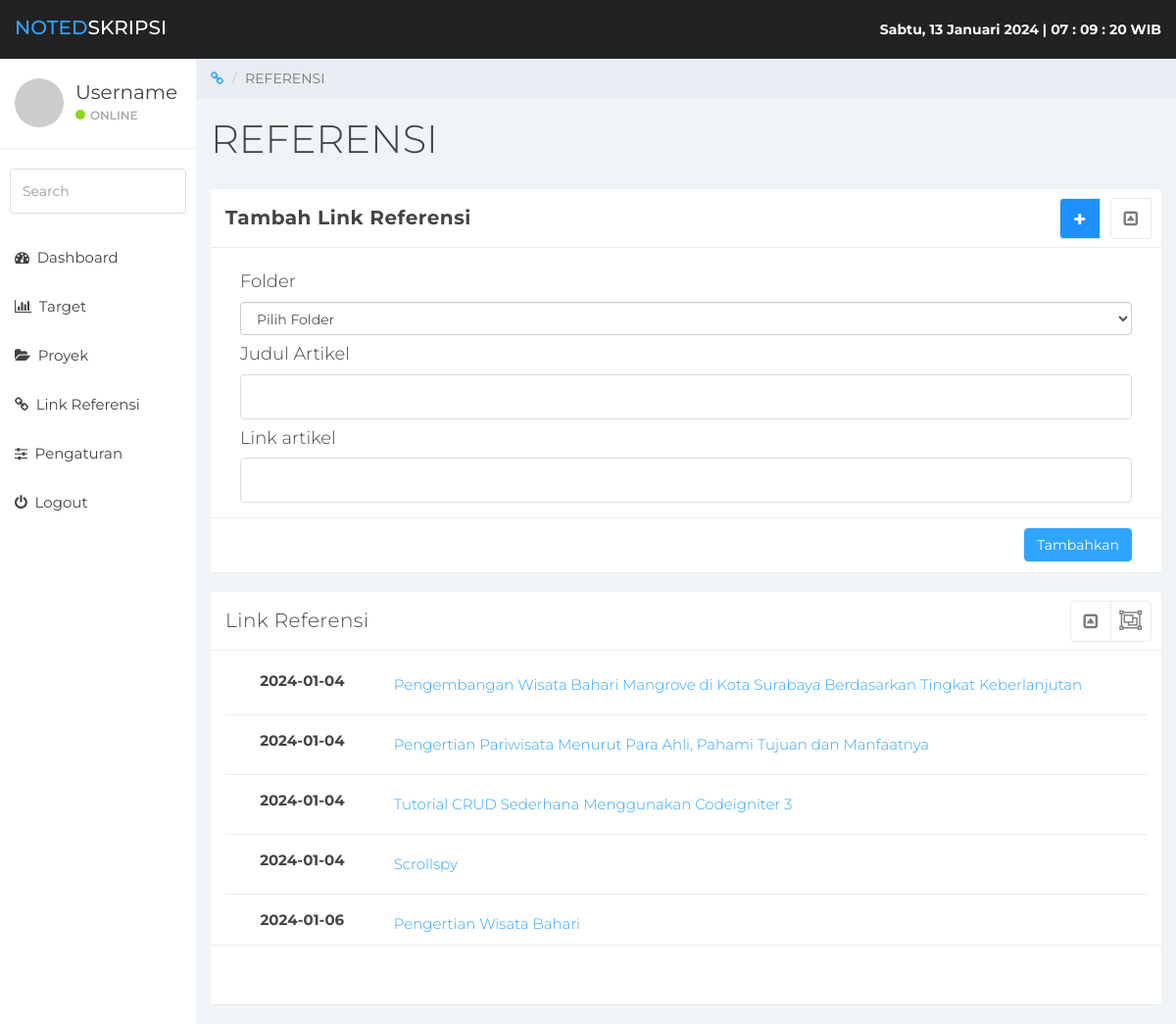
Screenshot of /index.php/dashboard/referensi with the database file from the repository.
### tables this page shows
CREATE TABLE IF NOT EXISTS `link_referensi` (
  `id_link` int(11) NOT NULL,
  `nama_artikel` varchar(255) NOT NULL,
  `link_artikel` varchar(500) NOT NULL,
  `kode_folder` varchar(120) NOT NULL,
  `tgl_create` date NOT NULL
);

### application/controllers/Dashboard.php (called while the page is built, shortened)
<?php
class Dashboard extends CI_Controller
{
    public function __construct()
    {
        $this->load->model('Folder_Model');
        $this->load->model('Target_Model');
    }
    public function referensi()
    {
        $data['folder'] = $this->Folder_Model->getAllFolderLInk();
        $data['link_all'] = $this->Folder_Model->getAllDataLink();
        $data['judul'] = "REFERENSI";
        $this->load->view('templates/user_header', $data);
        $this->load->view('templates/user_topnav');
        $this->load->view('templates/user_sidebar');
        $this->load->view('user/referensi', $data);
        $this->load->view('templates/user_footer');
    }
}

### index.php (called while the page is built, shortened)
<?php
require_once BASEPATH.'core/CodeIgniter.php';

### application/models/Folder_Model.php (called while the page is built, shortened)
<?php
class Folder_Model extends CI_Model
{
    function getAllDataLink()
    {
        return $this->db->get('link_referensi')->result_array();
    }
}

### application/views/user/referensi.php (the view, shortened to what this page needs)
<div class="col-sm-9 col-sm-offset-3 col-lg-10 col-lg-offset-2 main">
    <div class="row">
        <ol class="breadcrumb">
            <li><a href="#">
                    <em class="fa fa-link"></em>
                </a></li>
            <li class="active">REFERENSI</li>
        </ol>
    </div>
    <div class="row">
        <div class="col-lg-12">
            <h1 class="page-header">REFERENSI</h1>
        </div>
    </div>
    <div class="row">
        <div class="col-md-12">
            <form action="<?= base_url('dashboard/tambahLink') ?>" method="post">
                <div class="panel panel-default">
                    <div class="panel-heading">
                        <b>Tambah Link Referensi</b>
                        <span class="pull-right clickable panel-toggle panel-button-tab-left"><em class="fa fa-toggle-up"></em></span>
                        <span class="pull-right panel-toggle panel-button-tab-left" id="modalFolder" onclick="create_folder()" style="background-color: #1E90FF;"><em class="fa fa-plus" style="color:white"></em></span>
                    </div>
                    <div class="panel-body">
                        <div class="form-group">
                            <div class="col-md-12">
                                <h4>Folder</h4>
                                <select class="form-control" id="folder_link" name="folder_link">
                                    <option>Pilih Folder</option>
                                </select>
                            </div>
                        </div>
                        <div class="form-group">
                            <div class="col-md-12">
                                <h4>Judul Artikel</h4>
                                <input id="judul_artikel" name="judul_artikel" type="text" class="form-control">
                            </div>
                        </div>
                        <div class="form-group">
                            <div class="col-md-12">
                                <h4>Link artikel</h4>
                                <input id="link_artikel" name="link_artikel" type="text" class="form-control">
                            </div>
                        </div>
                    </div>
                    <div class="panel-footer">
                        <div class="form-group">
                            <div class="col-md-12 widget-right">
                                <button class="btn btn-primary btn-md pull-right" id="btn-todo" type="submit">Tambahkan</button>
                            </div>
                        </div>
                        <br>
                    </div>
                </div>
            </form>
        </div>
        <div class="col-md-12">
            <div class="panel panel-default chat">
                <div class="panel-heading">
                    Link Referensi
                    <ul class="pull-right panel-settings panel-button-tab-right">
                        <li class="dropdown"><a class="pull-right dropdown-toggle" data-toggle="dropdown" href="#">
                                <em class="fa fa-object-group"></em>
                            </a>
                        </li>
                    </ul>
                    <span class="pull-right clickable panel-toggle panel-button-tab-left"><em class="fa fa-toggle-up"></em></span>
                </div>
                <div class="panel-body">
                    <?php
                    foreach ($link_all as $la) :
                    ?>
                        <div class="article border-bottom" data-bs-spy="scroll" class="scrollspy-example" tabindex="0">
                            <div class="col-xs-12">
                                <div class="row">
                                    <div class="col-xs-2 col-md-2 date">
                                        <div class="" style="font-size: 15px;"><b><?= $la['tgl_create'] ?></b></div>
                                    </div>
                                    <div class="col-xs-10 col-md-10">
                                        <h4><a href="<?= $la['link_artikel'] ?>" style="font-size: 15px;"><?= $la['nama_artikel'] ?> </a></h4>
                                    </div>
                                </div>
                            </div>
                        </div>
                    <?php
                    endforeach;
                    ?>
                </div>
                <div class="panel-footer">
                    <br>
                    <br>
                </div>
            </div>
        </div>
    </div>
</div>

### application/views/templates/user_header.php (shortened to what this page needs)
<!DOCTYPE html>
<html>
<head>
    <link href="<?= base_url('assets/') ?>css/bootstrap.min.css" rel="stylesheet">
    <link href="<?= base_url('assets/') ?>css/font-awesome.min.css" rel="stylesheet">
    <link href="<?= base_url('assets/') ?>css/datepicker3.css" rel="stylesheet">
    <link href="<?= base_url('assets/') ?>css/styles.css" rel="stylesheet">
</head>
<body>

### application/views/templates/user_topnav.php (shortened to what this page needs)
<nav class="navbar navbar-custom navbar-fixed-top" role="navigation">
    <div class="container-fluid">
        <div class="navbar-header">
            <a class="navbar-brand" href="#"><span>NOTED</span>SKRIPSI</a>
            <br>
            <span style="float: right;"><b style="color: white;" id="datetime"></b></span>
        </div>
    </div>
</nav>

### application/views/templates/user_sidebar.php (shortened to what this page needs)
<div id="sidebar-collapse" class="col-sm-3 col-lg-2 sidebar">
    <div class="profile-sidebar">
        <div class="profile-userpic">
            <img src="http://placehold.it/50/30a5ff/fff" class="img-responsive" alt="">
        </div>
        <div class="profile-usertitle">
            <div class="profile-usertitle-name">Username</div>
            <div class="profile-usertitle-status"><span class="indicator label-success"></span>Online</div>
        </div>
    </div>
    <form role="search">
        <div class="form-group">
            <input type="text" class="form-control" placeholder="Search">
        </div>
    </form>
    <ul class="nav menu">
        <li><a href="<?= base_url('dashboard/'); ?>"><em class="fa fa-dashboard">&nbsp;</em> Dashboard</a></li>
        <li><a href="<?= base_url('dashboard/target'); ?>"><em class="fa fa-bar-chart">&nbsp;</em> Target</a></li>
        <li><a href="<?= base_url('dashboard/proyek'); ?>"><em class="fa fa-folder-open">&nbsp;</em> Proyek</a></li>
        <li><a href="<?= base_url('dashboard/referensi'); ?>"><em class="fa fa-link">&nbsp;</em> Link Referensi</a></li>
        <li><a href="<?= base_url('dashboard/setting'); ?>"><em class="fa fa-sliders">&nbsp;</em> Pengaturan</a></li>
        <li><a href="<?= base_url('login/') ?>"><em class="fa fa-power-off">&nbsp;</em> Logout</a></li>
    </ul>
</div>

### application/views/templates/user_footer.php (shortened to what this page needs)
</body>
</html>

### rows the page displays
link_referensi: tgl_create "2024-01-04", nama_artikel "Pengembangan Wisata Bahari Mangrove di Kota Surabaya Berdasarkan Tingkat Keberlanjutan"
link_referensi: tgl_create "2024-01-04", nama_artikel "Pengertian Pariwisata Menurut Para Ahli, Pahami Tujuan dan Manfaatnya"
link_referensi: tgl_create "2024-01-04", nama_artikel "Tutorial CRUD Sederhana Menggunakan Codeigniter 3"
link_referensi: tgl_create "2024-01-04", nama_artikel "Scrollspy"
link_referensi: tgl_create "2024-01-06", nama_artikel "Pengertian Wisata Bahari"
